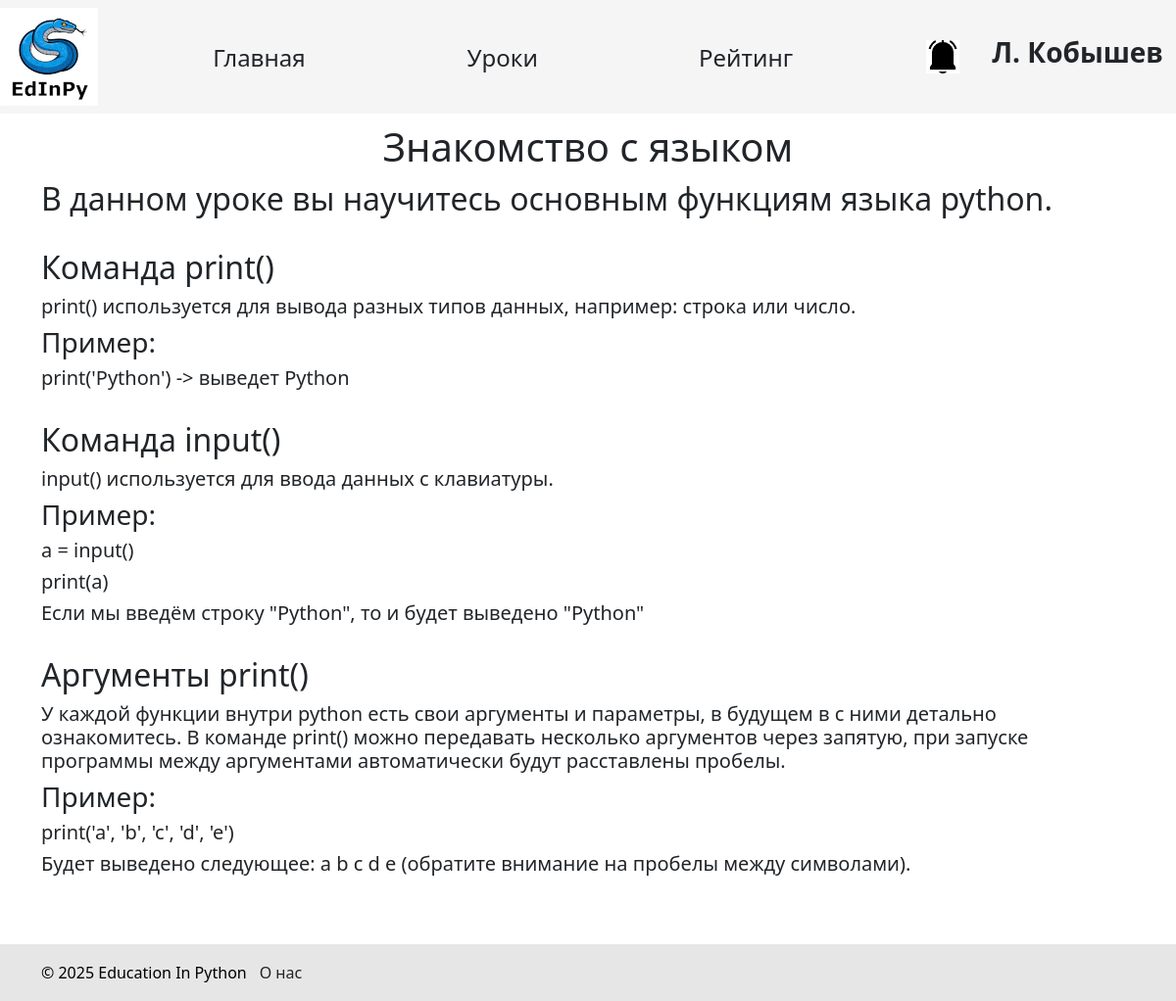
The page /books/1 (signed in) on the database its author committed.
### data/students.py (models this page shows, shortened)
class Student(SqlAlchemyBase, UserMixin):
    __tablename__ = 'students'
    id = sqlalchemy.Column(sqlalchemy.Integer, primary_key=True, autoincrement=True)
    name = sqlalchemy.Column(sqlalchemy.String, nullable=True)
    surname = sqlalchemy.Column(sqlalchemy.String, nullable=True)
    age = sqlalchemy.Column(sqlalchemy.Integer, nullable=True)
    email = sqlalchemy.Column(sqlalchemy.String, index=True, unique=True, nullable=False)
    hashed_password = sqlalchemy.Column(sqlalchemy.String, nullable=False)
    completed_tasks = sqlalchemy.Column(sqlalchemy.Integer, default=0)
    teacher_id = sqlalchemy.Column(sqlalchemy.Integer, sqlalchemy.ForeignKey("teachers.id"))
    teacher = orm.relationship('Teacher', back_populates='student')
    task = orm.relationship('Solution', back_populates='student')
    image_name = sqlalchemy.Column(sqlalchemy.Text, nullable=True, unique=True)
    def has_notifications(self):
        with create_session() as db_sess:
            result = db_sess.query(StudentNotification).filter(StudentNotification.student_id == current_user.id,
                                                               StudentNotification.is_read == False).first()
            return result is not None

### data/lesson_books.py (models this page shows)
class LessonBook(SqlAlchemyBase):
    __tablename__ = 'lesson_books'
    id = sqlalchemy.Column(sqlalchemy.Integer, primary_key=True, autoincrement=True)
    title = sqlalchemy.Column(sqlalchemy.String)
    description = sqlalchemy.Column(sqlalchemy.String)
    lesson_id = sqlalchemy.Column(sqlalchemy.Integer, sqlalchemy.ForeignKey("lessons.id"), nullable=False)
    paragraphs = orm.relationship('LessonBookParagraph', backref='lesson_books', passive_deletes=True)

### data/lesson_book_paragraphs.py (models this page shows)
class LessonBookParagraph(SqlAlchemyBase):
    __tablename__ = 'lesson_book_paragraphs'
    id = sqlalchemy.Column(sqlalchemy.Integer, primary_key=True, autoincrement=True)
    type = sqlalchemy.Column(sqlalchemy.String, nullable=False)
    content = sqlalchemy.Column(sqlalchemy.String)
    position = sqlalchemy.Column(sqlalchemy.Integer, nullable=False)
    lesson_book_id = sqlalchemy.Column(sqlalchemy.Integer, sqlalchemy.ForeignKey("lesson_books.id", ondelete='CASCADE'),
                                       nullable=False)

### main.py (the view)
@app.route("/books/<int:book_id>")
def show_book(book_id):
    with db_session.create_session() as db_sess:
        book = db_sess.query(LessonBook).filter(LessonBook.id == book_id).first()
        book.paragraphs.sort(key=lambda x: x.position)  # для подгрузки разделов
        if not book:
            return redirect('/lessons')
        return render_template(f'lesson_book.html', book=book, PARAGRAPH_TYPE_IMAGE=PARAGRAPH_TYPE_IMAGE,
                               PARAGRAPH_TYPE_TEXT=PARAGRAPH_TYPE_TEXT)

### data/db_session.py (called while the page is built)
def create_session() -> Session:
    global __factory
    return __factory()

### main.py (called while the page is built)
@login_manager.user_loader
def load_user(id):
    try:
        id, cl = id.split("|")
        if cl not in USER_CLASSES:
            raise Exception
        with db_session.create_session() as db_sess:
            return Session.get(entity=USER_CLASSES[cl], ident=id, self=db_sess)  # создание сессии
    except Exception:
        return None

### templates/lesson_book.html
{% extends "base.html" %} {% block content %}
<h1>{{ book.title }}</h1>
{% if book.paragraphs %}
{% for paragraph in book.paragraphs %}
{% if paragraph.type == PARAGRAPH_TYPE_TEXT %}
{{ paragraph.content | safe}}
{% elif paragraph.type == PARAGRAPH_TYPE_IMAGE %}
<img src="/static/upload/{{ paragraph.content }}"/>
{% endif %}
<br>
{% endfor %}
{% endif %}
{% endblock %}

### templates/base.html (shortened to what this page needs)
<!DOCTYPE html>
<html lang="ru">
  <head>
    <link
      href="https://cdn.jsdelivr.net/npm/bootstrap@5.3.3/dist/css/bootstrap.min.css"
      rel="stylesheet"
    />
    <link rel="stylesheet" href="../static/css/style.css" />
    <link rel="stylesheet" href="../static/css/base.css" />
  </head>
  <body>
    <header>
      <nav class="navbar navbar-light">
        <div class="logo">
          <a href="/">
            <img src="{{url_for('static', filename='edinpy.png')}}" />
          </a>
        </div>
        <div class="nav_buttons">
          <a href="/" type="button" class="btn main_page">Главная</a>
          <a href="/lessons" type="button" class="btn lessons">Уроки</a>
          <a href="/rating" type="button" class="btn rating">Рейтинг</a>
        </div>
        <div class="account">
          <div class="notifications">
            {% if current_user.is_authenticated %} {% if
            current_user.__class__.__name__ in ['Student', 'Teacher'] and
            current_user.has_notifications() %}
            <a href="/notifications">
              <img src="{{ url_for('static', filename='bell_black.png') }}" />
            </a>
            {% else %}
            <a href="/notifications"
              ><img src="{{ url_for('static', filename='bell_white.png') }}"
            /></a>
            {% endif %}
          </div>
          <div class="profile">
            <div class="profile_user">
              <a href="/profile" class="btn"
                ><h3>
                  <b>{{ current_user.name[0] }}. {{ current_user.surname }}</b>
                </h3></a
              >
            </div>
          {% endif %}
        </div>
      </nav>
    </header>
    <main role="main" class="container">{% block content %}{% endblock %}</main>
    <br /><br /><br /><br />
    <div id="footer">
      <div class="container ms-auto">
        <p>&copy; 2025 Education In Python</p>
        <a href="/about_us" class="btn about_us">О нас</a>
      </div>
    </div>
  </body>
</html>

### static/css/style.css (style rules this page uses)
h1 { text-align: center; margin: 10px auto; }

### static/css/base.css (style rules this page uses)
nav { background-color: rgb(245, 245, 245); }
.logo { align-self: flex-start; background-color: rgb(245, 245, 245); }
div.nav_buttons { flex-grow: 1; display: flex; justify-content: space-evenly; flex-wrap: wrap; }
nav > div.nav_buttons a.main_page, nav > div.nav_buttons a.lessons, nav > div.nav_buttons a.solutions, nav > div.nav_buttons a.rating { width: 7em; height: 2em; font-size: 150%; }
div.notifications { width: 33.75px; align-self: center; margin: 0 20px; }
div.notifications img { width: 100%; background-color: rgb(245, 245, 245); }
.account { display: flex; }
#footer { position: fixed; left: 0; bottom: 0; padding: 10px; background: rgb(230, 230, 230); color: black; width: 100%; }
#footer .container { display: flex; flex-direction: row; justify-content: start; }
#footer .container p { margin: 0; align-self: center; }

### rows shown on the page
Student: name "Л", surname "Кобышев"
LessonBook: title "Знакомство с языком"
LessonBookParagraph: content "В данном уроке вы научитесь основным функциям языка python."
LessonBookParagraph: content "Команда print() print() используется для вывода разных типов данных, например: строка или число. Пример: print('Python') -> выведет Python Команда input() input() используется для ввода данных с клавиатуры. Пример: a = input() print(a) Если мы введём строку \"Python\", то и будет выведено \"Python\""
LessonBookParagraph: content "Аргументы print() У каждой функции внутри python есть свои аргументы и параметры, в будущем в с ними детально ознакомитесь. В команде print() можно передавать несколько аргументов через запятую, при запуске программы между аргументами автоматически будут расставлены пробелы. Пример: print('a', 'b', 'c', 'd', 'e') Будет выведено следующее: a b c d e (обратите внимание на пробелы между символами)."
